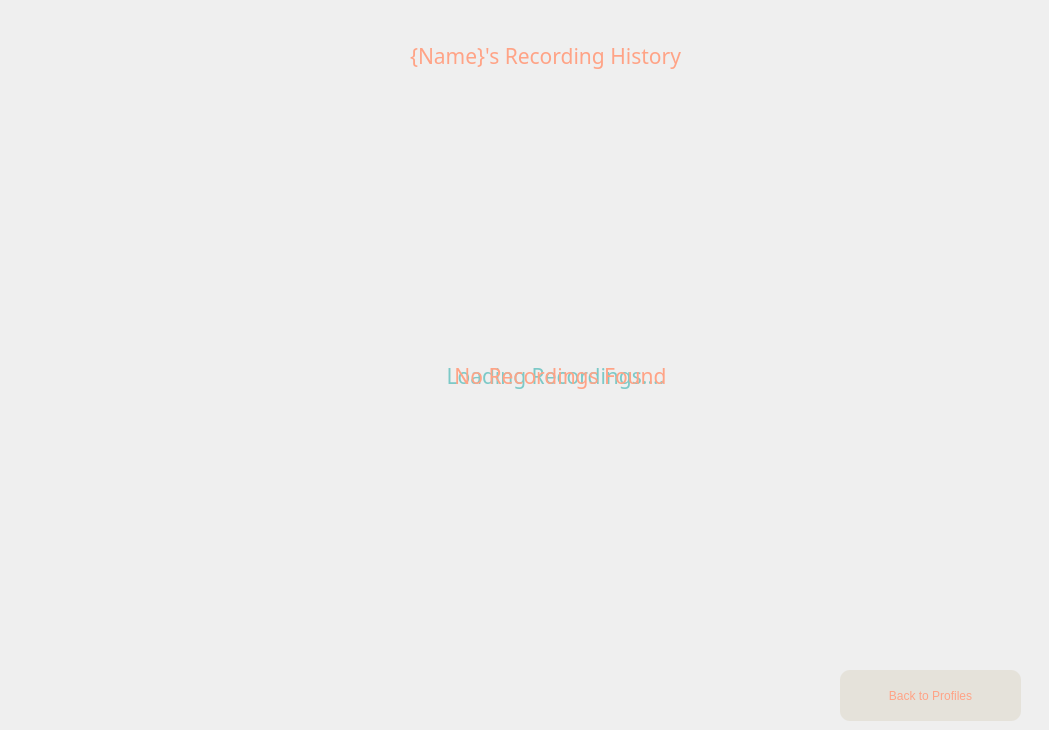
          <widget class="QWidget" name="page_3">
           <widget class="QLabel" name="rec_title">
            <property name="geometry">
             <rect>
              <x>350</x>
              <y>20</y>
              <width>391</width>
              <height>71</height>
             </rect>
            </property>
            <property name="font">
             <font>
              <family>Montserrat SemiBold</family>
              <pointsize>16</pointsize>
              <weight>7</weight>
              <italic>false</italic>
              <bold>false</bold>
             </font>
            </property>
            <property name="styleSheet">
             <string notr="true">color: rgb(255, 163, 134);
font: 63 16pt &quot;Montserrat SemiBold&quot;;</string>
            </property>
            <property name="text">
             <string>{Name}'s Recording History</string>
            </property>
            <property name="alignment">
             <set>Qt::AlignCenter</set>
            </property>
           </widget>
           <widget class="QPushButton" name="backtoprof_btn_2">
            <property name="geometry">
             <rect>
              <x>840</x>
              <y>670</y>
              <width>181</width>
              <height>51</height>
             </rect>
            </property>
            <property name="styleSheet">
             <string notr="true">color: rgb(255, 163, 134);
background-color: rgb(229, 226, 218);
border-radius: 10px;
font: 57 10pt &quot;Montserrat ExtraBold&quot;;</string>
            </property>
            <property name="text">
             <string>Back to Profiles</string>
            </property>
           </widget>
           <widget class="QScrollArea" name="rec_layout">
            <property name="geometry">
             <rect>
              <x>60</x>
              <y>100</y>
              <width>980</width>
              <height>541</height>
             </rect>
            </property>
            <property name="maximumSize">
             <size>
              <width>980</width>
              <height>549</height>
             </size>
            </property>
            <property name="styleSheet">
             <string notr="true">border: none;</string>
            </property>
            <property name="widgetResizable">
             <bool>true</bool>
            </property>
            <widget class="QWidget" name="rec_scroll">
             <property name="geometry">
              <rect>
               <x>0</x>
               <y>0</y>
               <width>980</width>
               <height>541</height>
              </rect>
             </property>
             <layout class="QVBoxLayout" name="verticalLayout_4"/>
            </widget>
           </widget>
           <widget class="QLabel" name="loadingrec">
            <property name="geometry">
             <rect>
              <x>360</x>
              <y>340</y>
              <width>391</width>
              <height>71</height>
             </rect>
            </property>
            <property name="font">
             <font>
              <family>Montserrat SemiBold</family>
              <pointsize>16</pointsize>
              <weight>7</weight>
              <italic>false</italic>
              <bold>false</bold>
             </font>
            </property>
            <property name="styleSheet">
             <string notr="true">color: rgb(124, 201, 199);
font: 63 16pt &quot;Montserrat SemiBold&quot;;</string>
            </property>
            <property name="text">
             <string>Loading Recordings....</string>
            </property>
            <property name="alignment">
             <set>Qt::AlignCenter</set>
            </property>
           </widget>
           <widget class="QLabel" name="norec">
            <property name="geometry">
             <rect>
              <x>320</x>
              <y>340</y>
              <width>481</width>
              <height>71</height>
             </rect>
            </property>
            <property name="font">
             <font>
              <family>Montserrat SemiBold</family>
              <pointsize>16</pointsize>
              <weight>7</weight>
              <italic>false</italic>
              <bold>false</bold>
             </font>
            </property>
            <property name="styleSheet">
             <string notr="true">color: rgb(255, 163, 134);
font: 63 16pt &quot;Montserrat SemiBold&quot;;</string>
            </property>
            <property name="text">
             <string>No Recordings Found</string>
            </property>
            <property name="alignment">
             <set>Qt::AlignCenter</set>
            </property>
           </widget>
          </widget>
